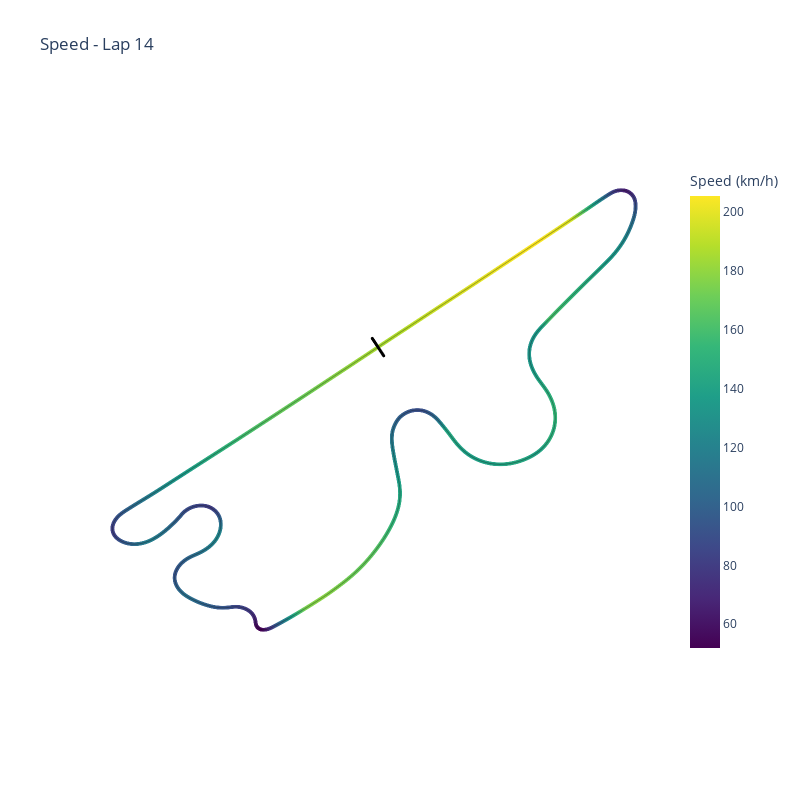

Notebook code cell kept with this figure:
### Code cell
# Plot speed on GPS map using channel tables directly
fig = plot_gps_channels(
    channels,
    lat_channel="GPS Latitude",
    lon_channel="GPS Longitude",
    color_channels=[("speed_kmh", "Speed (km/h)", "Viridis")],
    title=f"Speed - Lap {int(selected_lap['num'])}",
)
show_fig(fig)

### Figure 1 — Plotly figure (JSON) as saved in the notebook; plotly's stock layout.template omitted (floating-point values rounded to 4 significant figures; data arrays with more than 128 entries replaced by an {"elided": "..."} marker saying what was removed)
{"data": [{"hovertemplate": "Speed (km/h): %{marker.color:.2f}<br>Lon: %{x:.6f}<br>Lat: %{y:.6f}<extra></extra>", "marker": {"color": {"elided": "3126 float values"}, "colorbar": {"len": 0.8, "title": {"text": "Speed (km/h)"}, "x": 1.02}, "colorscale": [[0.0, "#440154"], [0.1111, "#482878"], [0.2222, "#3e4989"], [0.3333, "#31688e"], [0.4444, "#26828e"], [0.5556, "#1f9e89"], [0.6667, "#35b779"], [0.7778, "#6ece58"], [0.8889, "#b5de2b"], [1.0, "#fde725"]], "showscale": true, "size": 4}, "mode": "markers", "name": "Speed (km/h)", "showlegend": false, "type": "scattergl", "x": {"elided": "3126 float values"}, "y": {"elided": "3126 float values"}}, {"hoverinfo": "skip", "line": {"color": "black", "width": 1}, "mode": "lines", "name": "Track Outline", "opacity": 0.3, "showlegend": false, "type": "scattergl", "x": {"elided": "3126 float values"}, "y": {"elided": "3126 float values"}}, {"hoverinfo": "skip", "line": {"color": "black", "width": 3}, "mode": "lines", "name": "Start/Finish", "showlegend": false, "type": "scattergl", "x": [138.9, 138.9], "y": [35.37, 35.37]}], "layout": {"height": 800, "hovermode": "closest", "plot_bgcolor": "white", "title": {"text": "Speed - Lap 14"}, "width": 800, "xaxis": {"scaleanchor": "y", "scaleratio": 1, "showgrid": false, "showticklabels": false, "zeroline": false}, "yaxis": {"showgrid": false, "showticklabels": false, "zeroline": false}}}
